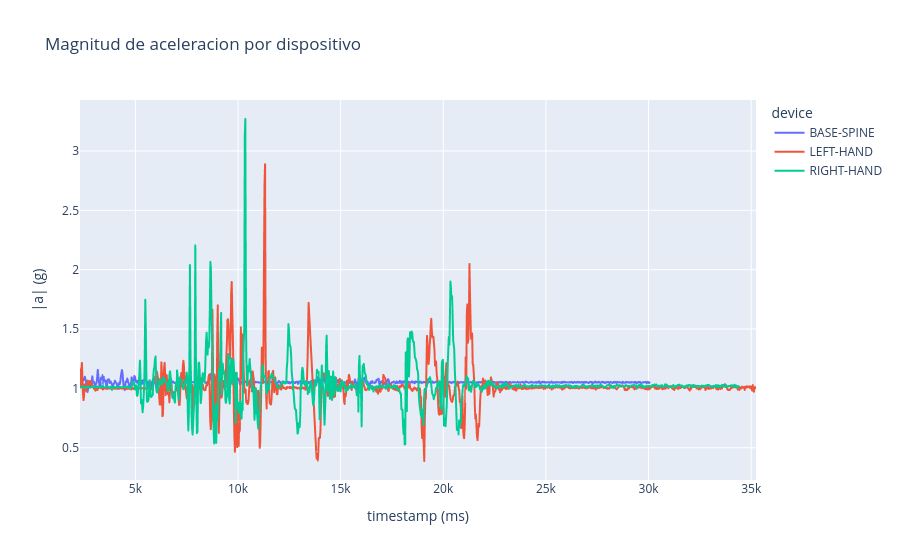

The notebook cell this image was saved under:
### Code cell
# Serie temporal de la magnitud de aceleracion
fig_acc = px.line(
    imu_df,
    x="timestamp",
    y="acc_mag",
    color="device",
    title="Magnitud de aceleracion por dispositivo",
    labels={"timestamp": "timestamp (ms)", "acc_mag": "|a| (g)"},
)
fig_acc

### Figure 1 — Plotly figure (JSON) as saved in the notebook; plotly's stock layout.template omitted (floating-point values rounded to 4 significant figures; data arrays with more than 128 entries replaced by an {"elided": "..."} marker saying what was removed)
{"data": [{"hovertemplate": "device=BASE-SPINE<br>timestamp (ms)=%{x}<br>|a| (g)=%{y}<extra></extra>", "legendgroup": "BASE-SPINE", "line": {"color": "#636efa", "dash": "solid"}, "marker": {"symbol": "circle"}, "mode": "lines", "name": "BASE-SPINE", "showlegend": true, "type": "scattergl", "x": {"elided": "1041 int values"}, "xaxis": "x", "y": {"elided": "1041 float values"}, "yaxis": "y"}, {"hovertemplate": "device=LEFT-HAND<br>timestamp (ms)=%{x}<br>|a| (g)=%{y}<extra></extra>", "legendgroup": "LEFT-HAND", "line": {"color": "#EF553B", "dash": "solid"}, "marker": {"symbol": "circle"}, "mode": "lines", "name": "LEFT-HAND", "showlegend": true, "type": "scattergl", "x": {"elided": "1231 int values"}, "xaxis": "x", "y": {"elided": "1231 float values"}, "yaxis": "y"}, {"hovertemplate": "device=RIGHT-HAND<br>timestamp (ms)=%{x}<br>|a| (g)=%{y}<extra></extra>", "legendgroup": "RIGHT-HAND", "line": {"color": "#00cc96", "dash": "solid"}, "marker": {"symbol": "circle"}, "mode": "lines", "name": "RIGHT-HAND", "showlegend": true, "type": "scattergl", "x": {"elided": "1218 int values"}, "xaxis": "x", "y": {"elided": "1218 float values"}, "yaxis": "y"}], "layout": {"legend": {"title": {"text": "device"}, "tracegroupgap": 0}, "title": {"text": "Magnitud de aceleracion por dispositivo"}, "xaxis": {"anchor": "y", "domain": [0, 1], "title": {"text": "timestamp (ms)"}}, "yaxis": {"anchor": "x", "domain": [0, 1], "title": {"text": "|a| (g)"}}}}
